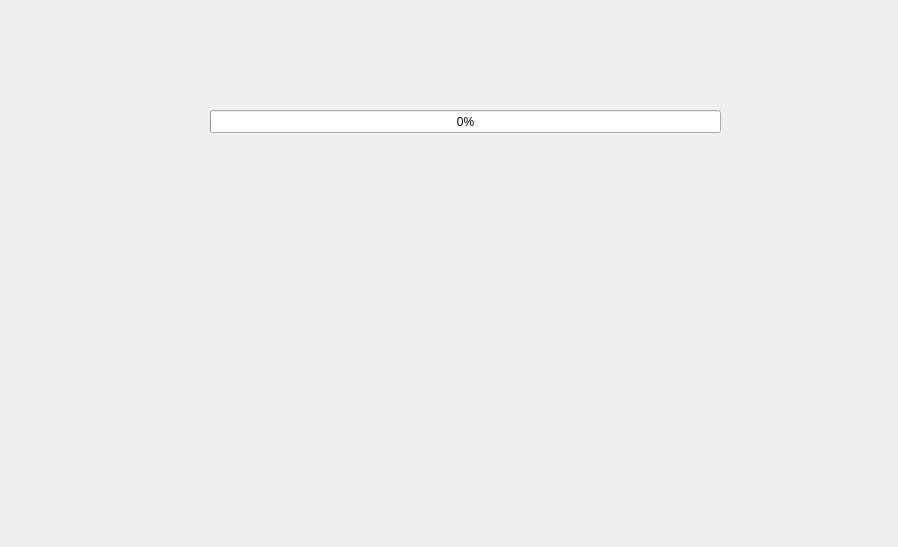
<?xml version="1.0" encoding="UTF-8"?>
<ui version="4.0">
 <class>Dialog</class>
 <widget class="QDialog" name="Dialog">
  <property name="geometry">
   <rect>
    <x>0</x>
    <y>0</y>
    <width>898</width>
    <height>547</height>
   </rect>
  </property>
  <property name="windowTitle">
   <string>Thread em Qt - Padrao SubClasse</string>
  </property>
  <property name="modal">
   <bool>true</bool>
  </property>
  <widget class="QProgressBar" name="progressBar">
   <property name="geometry">
    <rect>
     <x>210</x>
     <y>110</y>
     <width>511</width>
     <height>23</height>
    </rect>
   </property>
   <property name="value">
    <number>0</number>
   </property>
  </widget>
 </widget>
 <resources/>
 <connections/>
</ui>
